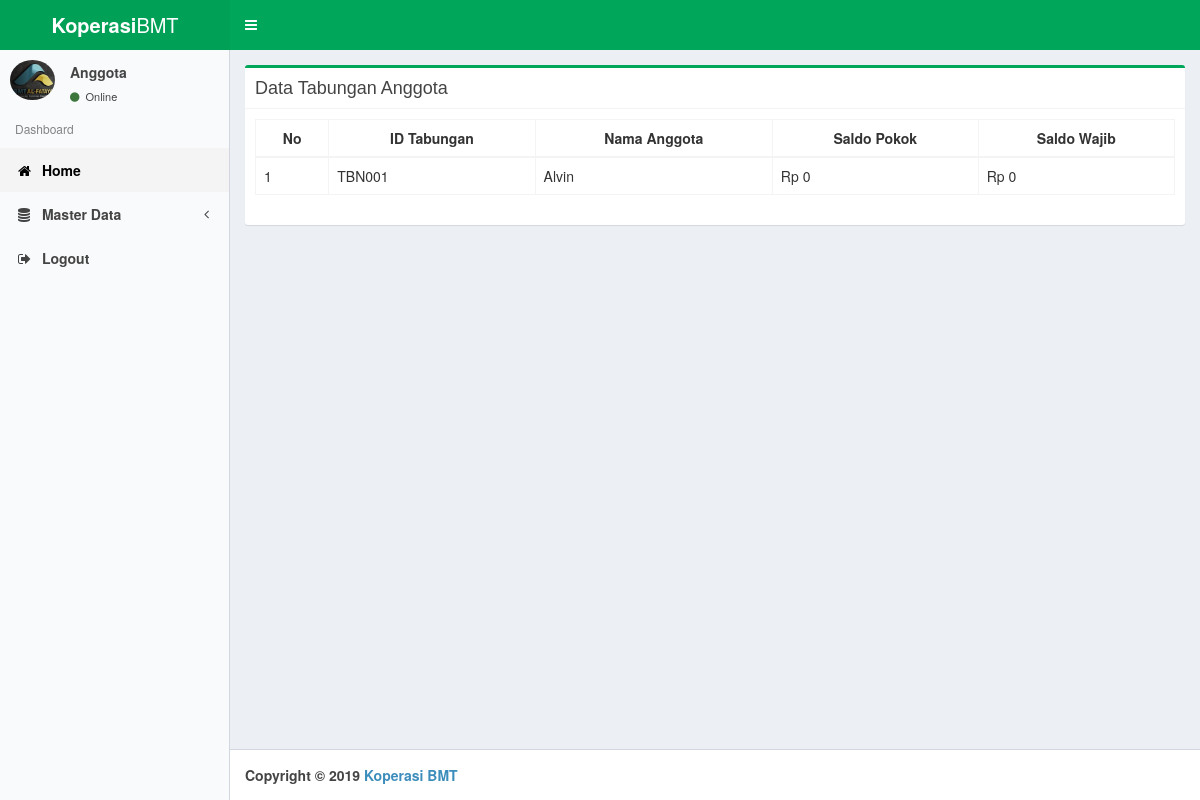
Screenshot of /anggota/datatabungan.php (signed in) with the database file from the repository.
### tables this page shows
CREATE TABLE `tbl_tabungan` (
  `id_tabungan` varchar(6) NOT NULL,
  `id_anggota` varchar(6) NOT NULL,
  `saldo` int(11) NOT NULL,
  `saldo_wajib` int(11) NOT NULL
);

CREATE TABLE `tbl_anggota` (
  `id_anggota` varchar(6) NOT NULL,
  `nik` varchar(20) NOT NULL,
  `nama_anggota` varchar(30) NOT NULL,
  `tempat_lahir` varchar(20) NOT NULL,
  `tanggal_lahir` date NOT NULL,
  `gender` varchar(15) NOT NULL,
  `alamat` text NOT NULL,
  `pekerjaan` varchar(30) NOT NULL,
  `status` varchar(20) NOT NULL,
  `tanggal_masuk` date NOT NULL,
  `keterangan` varchar(10) NOT NULL
);

### anggota/datatabungan.php (the view)
<?php
	include ("style/header.php");
	include ("style/sidebar.php");
?>
	<div class="box box-success">
		<div class="box-header with-border">
			<h3 class="box-title">Data Tabungan Anggota</h3>
		</div>
		<div class="box-body">
			<div class="table-responsive">
				<table class="table table-bordered">
					<thead>
						<tr>
							<th style="text-align: center;">No</th>
							<th style="text-align: center;">ID Tabungan</th>
							<th style="text-align: center;">Nama Anggota</th>
							<th style="text-align: center;">Saldo Pokok</th>
							<th style="text-align: center;">Saldo Wajib</th>
						</tr>
					</thead>
					<?php
					$no = 1;
					include ("../config/koneksi.php");
					$sql = mysqli_query($konek, "SELECT * FROM tbl_tabungan a LEFT JOIN tbl_anggota b ON a.id_anggota=b.id_anggota LEFT JOIN tbl_login c ON a.id_anggota=c.id_anggota WHERE c.id = '$_SESSION[id]'");
					while ($data = mysqli_fetch_array($sql)){
					?>
					<tbody>
						<tr>
							<td><?php echo $no++; ?></td>
							<td><?php echo $data['id_tabungan']; ?></td>
							<td><?php echo $data['nama_anggota']; ?></td>
							<td><?php echo "Rp ".number_format($data['saldo'],0,',','.'); ?></td>
							<td><?php echo "Rp ".number_format($data['saldo_wajib'],0,',','.'); ?></td>
						</tr>
					</tbody>
					<?php
					}
					?>
				</table>
			</div>
		</div>
    </div>
<?php
	include ("style/footer.php");
?>

### rows the page displays
tbl_tabungan: id_tabungan "TBN001", id_anggota.nama_anggota "Alvin", saldo "0", saldo_wajib "0"
